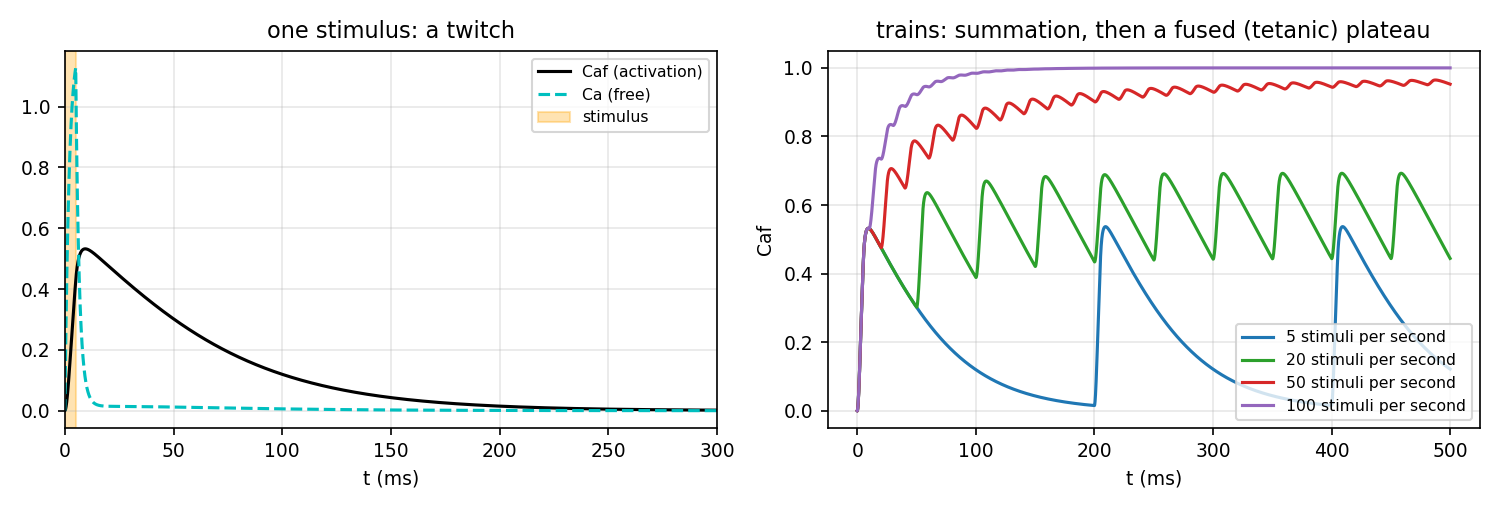

Here is the Python script that generated this plot:
"""calcium_activation.py: a calcium model of muscle activation of the kind the activation tutorial describes
(Williams et al.'s model for lamprey muscle), with ILLUSTRATIVE rate constants (chapter 4e of Using IB Software).

    python3 calcium_activation.py          # writes calcium_activation.png and prints the peaks
    python3 calcium_activation.py --ib2d   # IB2d's own version (Calcium_Dynamics.m), line for line: calcium_ib2d.png

Dimensionless variables (scaled by the number of filament binding sites): Ca = free calcium, Caf = calcium bound to
the thin filaments (0 <= Caf <= 1); C = total calcium, S = SR binding sites. While the stimulus is ON the
sarcoplasmic reticulum releases calcium; while it is OFF it takes calcium back up:
    ON:  dCa/dt = (k4 Caf - k3 Ca)(1 - Caf) + k1 (C - Ca - Caf)
    OFF: dCa/dt = (k4 Caf - k3 Ca)(1 - Caf) + k2 Ca (C - S - Ca - Caf)
    dCaf/dt = -(k4 Caf - k3 Ca)(1 - Caf)
Caf is the activation that multiplies the contractile force, P = P0 lambda(l_c) alpha(v_c) Caf.

The constants below are NOT fitted values from the literature: they were chosen so that one 5 ms stimulus gives a
twitch that peaks after about 10 ms and halves in about 60 ms, to show summation and tetanus. Change them and compare.
"""
import sys
import numpy as np
import matplotlib
if "--show" not in sys.argv:
    matplotlib.use("Agg")
import matplotlib.pyplot as plt

k1, k2, k3, k4 = 300.0, 100.0, 150.0, 30.0  # 1/s, illustrative
C, S = 2.0, 6.0                            # total calcium and SR sites, per filament site, illustrative
PULSE = 0.005                              # stimulus length (s)


def rhs(Ca, Caf, on):
    bind = (k4 * Caf - k3 * Ca) * (1.0 - Caf)
    dCa = bind + (k1 * (C - Ca - Caf) if on else k2 * Ca * (C - S - Ca - Caf))
    return dCa, -bind


def run(freq, T=0.5, dt=1e-5, n_pulses=None):
    """freq = stimuli per second (0: a single stimulus at t = 0). RK4 with a fixed step."""
    n = int(round(T / dt)); t = np.arange(n + 1) * dt
    Ca = np.zeros(n + 1); Caf = np.zeros(n + 1)
    def on(tt):
        if freq == 0:
            return tt < PULSE
        k = int(tt * freq)
        if n_pulses is not None and k >= n_pulses:
            return False
        return (tt - k / freq) < PULSE
    for i in range(n):
        o = on(t[i])
        a1, b1 = rhs(Ca[i], Caf[i], o)
        a2, b2 = rhs(Ca[i] + 0.5 * dt * a1, Caf[i] + 0.5 * dt * b1, o)
        a3, b3 = rhs(Ca[i] + 0.5 * dt * a2, Caf[i] + 0.5 * dt * b2, o)
        a4, b4 = rhs(Ca[i] + dt * a3, Caf[i] + dt * b3, o)
        Ca[i + 1] = Ca[i] + dt / 6 * (a1 + 2 * a2 + 2 * a3 + a4)
        Caf[i + 1] = Caf[i] + dt / 6 * (b1 + 2 * b2 + 2 * b3 + b4)
    return t, Ca, Caf


def ib2d_calcium(Nsteps=400001, t_Final=4.0):
    """IB2d's Calcium_Dynamics(Nsteps, t_Final) (matIB2d/Examples/Example_HeartTube/*Ca*/ and
    EM_Pump_w_Calcium_and_Muscles), line for line: forward Euler with dt = t_Final/Nsteps; k1 = 9, k2 = 50, k3 = 40,
    k4 = 19.4 per second, C = S = 200; uptake k2 Ca (C - S - Ca - Caf) at every step, release k1 (C - Ca - Caf) added
    while rem(dt i, 0.5) < 0.005; unbinding k4 Caf (no factor 1 - Caf). The defaults are what the heart tubes pass
    (T = 4 s, about 4e5 steps). Returns t, Ca, Caf for MATLAB's indices 1 .. Nsteps + 1, index i at t = (i - 1) dt."""
    k1_, k2_, k3_, k4_, C_, S_ = 9.0, 50.0, 40.0, 19.4, 200.0, 200.0
    dt = t_Final / Nsteps; period, act_period = 0.5, 0.005
    Ca = [0.0] * (Nsteps + 2); Caf = [0.0] * (Nsteps + 2)    # 1-based, as in MATLAB; index 0 unused
    for i in range(2, Nsteps + 1):
        ca, caf = Ca[i], Caf[i]
        uptake = k2_ * ca * (C_ - S_ - ca - caf)
        if (dt * i) % period < act_period:
            uptake += k1_ * (C_ - ca - caf)
        Ca[i + 1] = ca + (k4_ * caf - k3_ * ca * (1 - caf) + uptake) * dt
        Caf[i + 1] = caf + (-k4_ * caf + k3_ * ca * (1 - caf)) * dt
    Ca = np.array(Ca[1:]); Caf = np.array(Caf[1:])
    return np.arange(len(Ca)) * dt, Ca, Caf


def ib2d_main():
    t, Ca, Caf = ib2d_calcium()
    print("IB2d's Calcium_Dynamics.m, T = 4 s, dt = %.4g s" % (t[1] - t[0]))
    for k in range(8):
        m = (t >= 0.5 * k) & (t < 0.5 * (k + 1)); i = np.argmax(np.where(m, Caf, -1))
        end = Caf[m][-1]
        print("stimulus %d at t = %.1f s: Caf peak %.4f at +%.1f ms, Ca peak %.3f, Caf %.4f just before the next"
              % (k + 1, 0.5 * k, Caf[i], (t[i] - 0.5 * k) * 1e3, Ca[m].max(), end))
        if k == 0:
            after = np.where(m & (t > t[i]) & (Caf < Caf[i] / 2))[0]
            print("  first twitch: Caf halves %.1f ms after the stimulus" % ((t[after[0]] if len(after) else np.nan) * 1e3))
    plt.rcParams.update({"font.size": 9, "legend.fontsize": 7.5})
    fig, axs = plt.subplots(1, 2, figsize=(10, 3.4))
    axs[0].plot(t, Caf, "k-", label="Caf (activation)"); axs[0].plot(t, Ca, "c--", label="Ca (free)")
    axs[0].set_xlabel("t (s)"); axs[0].set_ylim(0, 1.05); axs[0].grid(alpha=.3); axs[0].legend(loc="upper right")
    axs[0].set_title("IB2d's Calcium_Dynamics.m: a 5 ms stimulus every 0.5 s")
    m = t < 0.5
    axs[1].plot(t[m] * 1e3, Caf[m], "k-", label="Caf"); axs[1].plot(t[m] * 1e3, Ca[m], "c--", label="Ca")
    axs[1].axvspan(0, 5, color="orange", alpha=.3, label="stimulus")
    axs[1].set_xlabel("t (ms)"); axs[1].set_yscale("log"); axs[1].set_ylim(1e-3, 20); axs[1].grid(alpha=.3)
    axs[1].legend(loc="upper right"); axs[1].set_title("the first 0.5 s (log scale)")
    fig.tight_layout(); fig.savefig("calcium_ib2d.png", dpi=150)


if __name__ == "__main__" and "--ib2d" in sys.argv:
    ib2d_main()
elif __name__ == "__main__":
    plt.rcParams.update({"font.size": 9, "legend.fontsize": 7.5})
    fig, axs = plt.subplots(1, 2, figsize=(10, 3.4))
    t, Ca, Caf = run(0)
    axs[0].plot(t * 1e3, Caf, "k-", label="Caf (activation)"); axs[0].plot(t * 1e3, Ca, "c--", label="Ca (free)")
    axs[0].axvspan(0, PULSE * 1e3, color="orange", alpha=.3, label="stimulus")
    axs[0].set_xlim(0, 300); axs[0].set_xlabel("t (ms)"); axs[0].grid(alpha=.3); axs[0].legend(); axs[0].set_title("one stimulus: a twitch")
    i = np.argmax(Caf); half = np.where(Caf[i:] < Caf[i] / 2)[0]
    print("single twitch: Caf peak %.4f at %.1f ms, half decay at %.1f ms; free Ca peak %.4f"
          % (Caf[i], t[i] * 1e3, (t[i + half[0]] if len(half) else np.nan) * 1e3, Ca.max()))
    for f, c in ((5, "tab:blue"), (20, "tab:green"), (50, "tab:red"), (100, "tab:purple")):
        t, Ca, Caf = run(f, T=0.5)
        axs[1].plot(t * 1e3, Caf, color=c, label="%d stimuli per second" % f)
        print("%3d Hz: Caf max %.4f, mean over the last 100 ms %.4f, min over the last 100 ms %.4f"
              % (f, Caf.max(), Caf[t > 0.4].mean(), Caf[t > 0.4].min()))
    axs[1].set_xlabel("t (ms)"); axs[1].set_ylabel("Caf"); axs[1].grid(alpha=.3); axs[1].legend(); axs[1].set_title("trains: summation, then a fused (tetanic) plateau")
    fig.tight_layout(); fig.savefig("calcium_activation.png", dpi=150)
